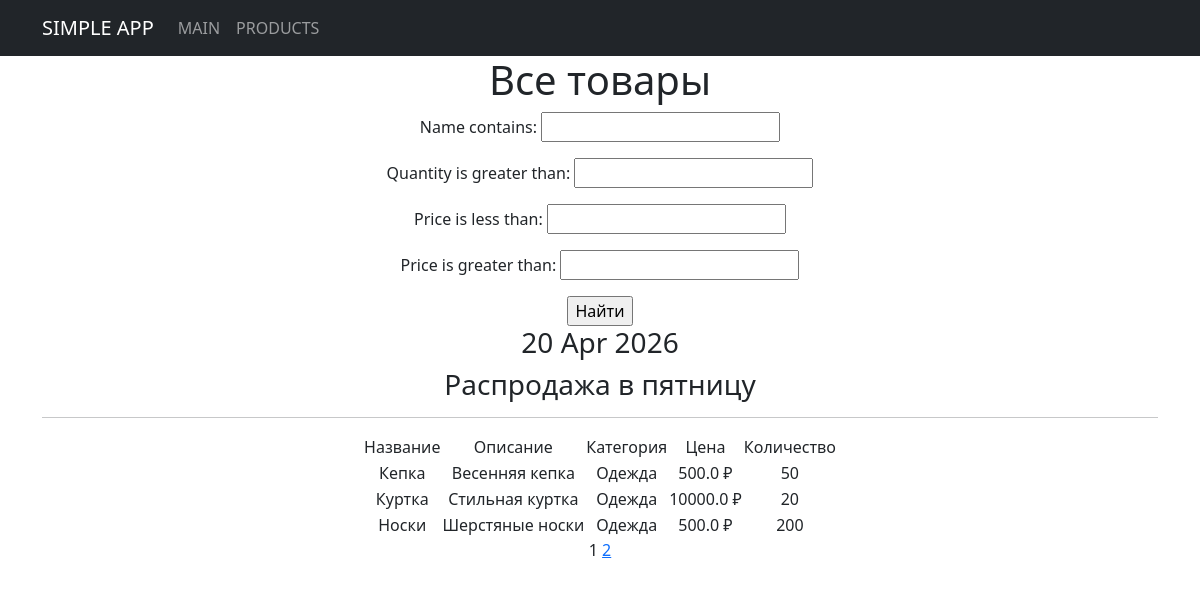
/products/, run on an earlier commit of the app's database.
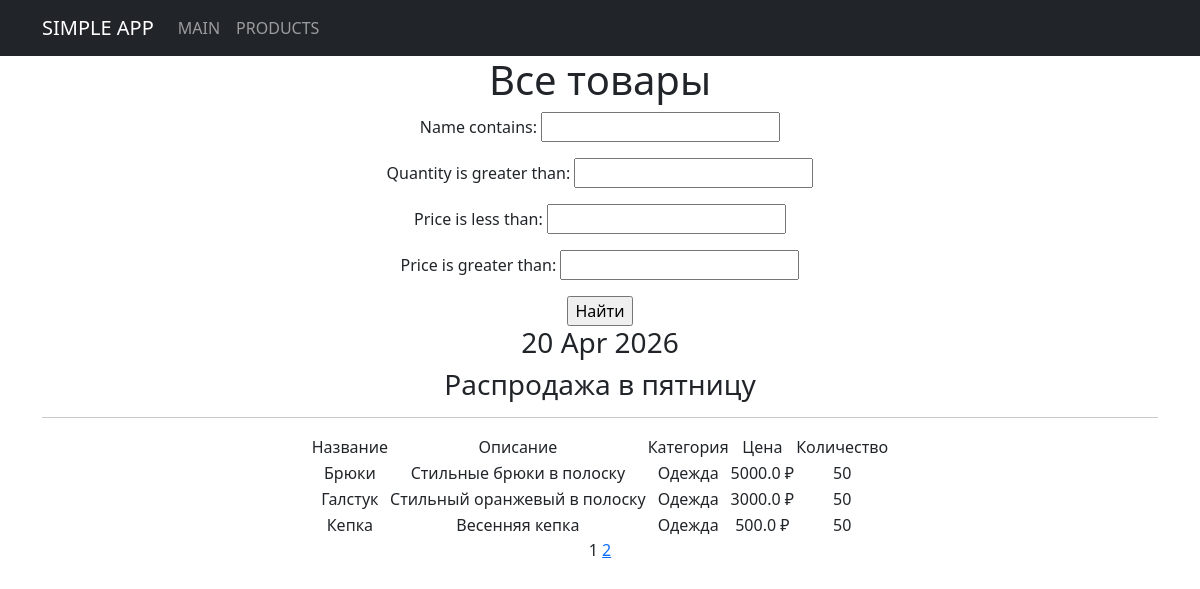
And on a later commit of the database.
### simpleapp/models.py (models this page shows, shortened)
class Product(models.Model):
    name = models.CharField(max_length=50, unique=True)
    description = models.TextField()
    quantity = models.IntegerField(validators=[MinValueValidator(0)])
    category = models.ForeignKey('Category', on_delete=models.CASCADE, related_name='products')
    price = models.FloatField(validators=[MinValueValidator(0.0)])

class Category(models.Model):
    name = models.CharField(max_length=100, unique=True)

### simpleapp/views.py (the view)
# urls.py: path('', ProductsList.as_view(), name='products_list'),
class ProductsList(ListView):
    model = Product
    ordering = 'name'
    template_name = 'flatpages/products.html'
    context_object_name = 'products'
    paginate_by = 3
    def get_queryset(self):
        queryset = super().get_queryset()
        self.filterset = ProductFilter(self.request.GET, queryset)
        return self.filterset.qs
    def get_context_data(self, **kwargs):
        context = super().get_context_data(**kwargs)
        context['time_now'] = datetime.utcnow()
        context['next_sale'] = "Распродажа в пятницу"
        context['filterset'] = self.filterset
        return context

### simpleapp/templatetags/custom_filters.py (called while the page is built)
@register.filter()
def currency(value, code='rub'):
    postfix = CURRENCIES_SYMBOLS[code]
    return f'{value} {postfix}'

@register.filter()
def censor(text):
    if not isinstance(text, str):
        raise TypeError("Ожидается строка, получено: " + str(type(text).__name__))
    words = text.split()  # Разбиваем на слова по пробелам
    result = []
    for word in words:
        clean_word = ""
        punctuation = ""
        for char in word:
            if char.isalpha():
                clean_word += char
            else:
                punctuation += char
        if not clean_word:
            result.append(word)
            continue
        if clean_word.lower() in bad_words and clean_word[1:].islower():
            censored = clean_word[0] + '*' * (len(clean_word) - 1)
            result.append(censored + punctuation)
        else:
            result.append(word)
    return " ".join(result)

### simpleapp/templatetags/custom_tags.py (called while the page is built)
@register.simple_tag()
def current_time(format_string='%b %d %Y'):
    return datetime.utcnow().strftime(format_string)

### templates/flatpages/products.html (shortened to what this page needs)
{% extends 'flatpages/default.html' %}
{% load custom_filters %}
{% load custom_tags %}
{% block content %}
    <h1>Все товары</h1>
    <form action="" method="get">
       {{ filterset.form.as_p }}
       <input type="submit" value="Найти" />
    </form>
    <h3>{% current_time "%d %b %Y" %}</h3>
    <h3>{{ next_sale|default_if_none:"Позже сообщим о распродаже" }}</h3>
    <hr>
    {% if products %}
    <div style="display:flex; justify-content:center;">
        <table style="margin:0 auto;">
            <tr>
               <td>Название</td>
               <td>Описание</td>
               <td>Категория</td>
               <td>Цена</td>
               <td>Количество</td>
           </tr>
           {% for product in products %}
           <tr>
               <td>{{ product.name }}</td>
               <td>{{ product.description|censor }}</td>
               <td>{{ product.category.name }}</td>
               <td>{{ product.price|currency:'rub' }}</td>
               <td>{{ product.quantity }}</td>
           </tr>
           {% endfor %}
       </table>
    </div>
    {% else %}
        <h2>Товаров нет!</h2>
    {% endif %}
    {{ page_obj.number }}
    {% if page_obj.has_next %}
        <a href="?{% url_replace page=page_obj.next_page_number %}">
            {{ page_obj.next_page_number}}</a>
    {% endif %}
{% endblock content %}

What changed in the data, as far as the page shows it:
no longer on this page (row unchanged): Product: name "Куртка", description|censor "Стильная куртка", category.name "Одежда", price "10000.0 ₽", quantity "20"
removed Product: name "Носки", description|censor "Шерстяные носки", category.name "Одежда", price "500.0 ₽", quantity "200"
added Product: name "Брюки", description|censor "Стильные брюки в полоску", category.name "Одежда", price "5000.0 ₽", quantity "50"
added Product: name "Галстук", description|censor "Стильный оранжевый в полоску", category.name "Одежда", price "3000.0 ₽", quantity "50"
